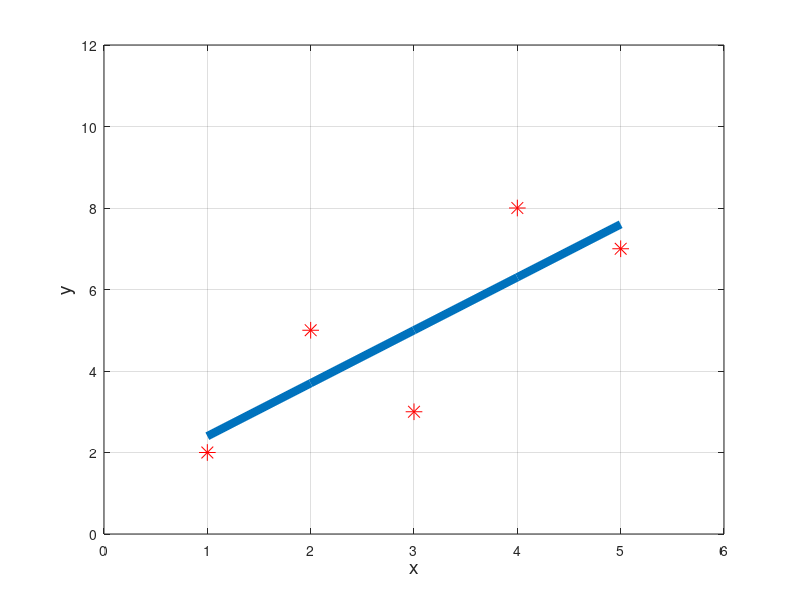

MATLAB code for this plot:
clear;
clc;
x=[1,2,3,4,5];
y=[2,5,3,8,7];
xx=x.*x;
xy=x.*y;
N=5;
sx=sum(x);
sy=sum(y);
sxx=sum(xx);
sxy=sum(xy);
m=(sxy*N - sx*sy)/(N*sxx-sx*sx)
c= (sxx*sy-sxy*sx)/(N*sxx-sx*sx)
xfit=[1,2,3,4,5];
yfit=m*xfit+c;

figure(1)
plot(x, y, 'r*', 'MarkerSize',12)
hold on 
plot(xfit,yfit,'LineWidth',6)
xlabel('x', 'FontSize', 14);
ylabel('y', 'FontSize', 14);
title('', 'FontSize', 14)
xlim([0 6])
ylim([0 12])
grid on